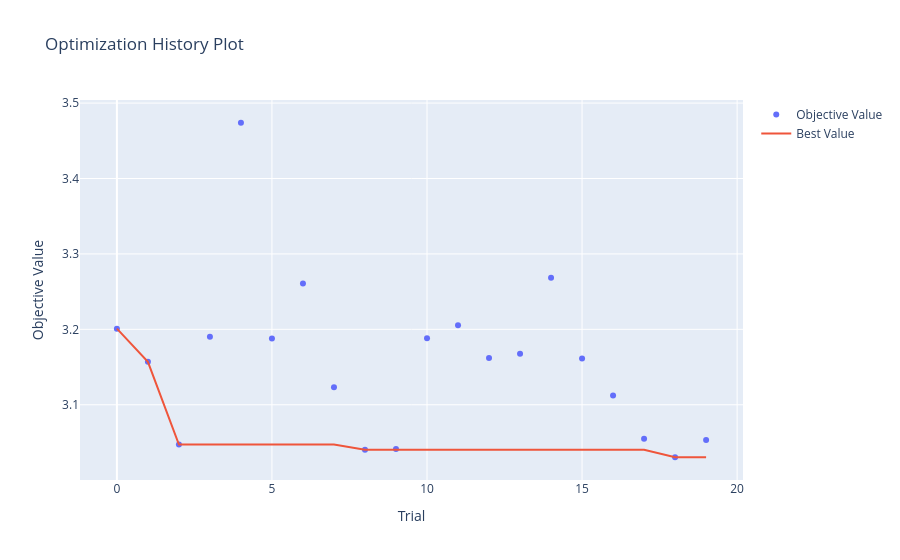

The cell this chart's notebook holds for it:
### Code cell
# 1. Optimization History for XGBoost
optuna.visualization.plot_optimization_history(study_xgb)

### Figure 1 — Plotly figure (JSON) as saved in the notebook; plotly's stock layout.template omitted (floating-point values rounded to 4 significant figures)
{"data": [{"mode": "markers", "name": "Objective Value", "type": "scatter", "x": [0, 1, 2, 3, 4, 5, 6, 7, 8, 9, 10, 11, 12, 13, 14, 15, 16, 17, 18, 19], "y": [3.201, 3.157, 3.047, 3.19, 3.474, 3.188, 3.261, 3.123, 3.04, 3.041, 3.188, 3.205, 3.162, 3.168, 3.268, 3.161, 3.112, 3.055, 3.03, 3.053]}, {"mode": "lines", "name": "Best Value", "type": "scatter", "x": [0, 1, 2, 3, 4, 5, 6, 7, 8, 9, 10, 11, 12, 13, 14, 15, 16, 17, 18, 19], "y": [3.201, 3.157, 3.047, 3.047, 3.047, 3.047, 3.047, 3.047, 3.04, 3.04, 3.04, 3.04, 3.04, 3.04, 3.04, 3.04, 3.04, 3.04, 3.03, 3.03]}, {"marker": {"color": "#cccccc"}, "mode": "markers", "name": "Infeasible Trial", "showlegend": false, "type": "scatter", "x": [], "y": []}], "layout": {"title": {"text": "Optimization History Plot"}, "xaxis": {"title": {"text": "Trial"}}, "yaxis": {"title": {"text": "Objective Value"}}}}
